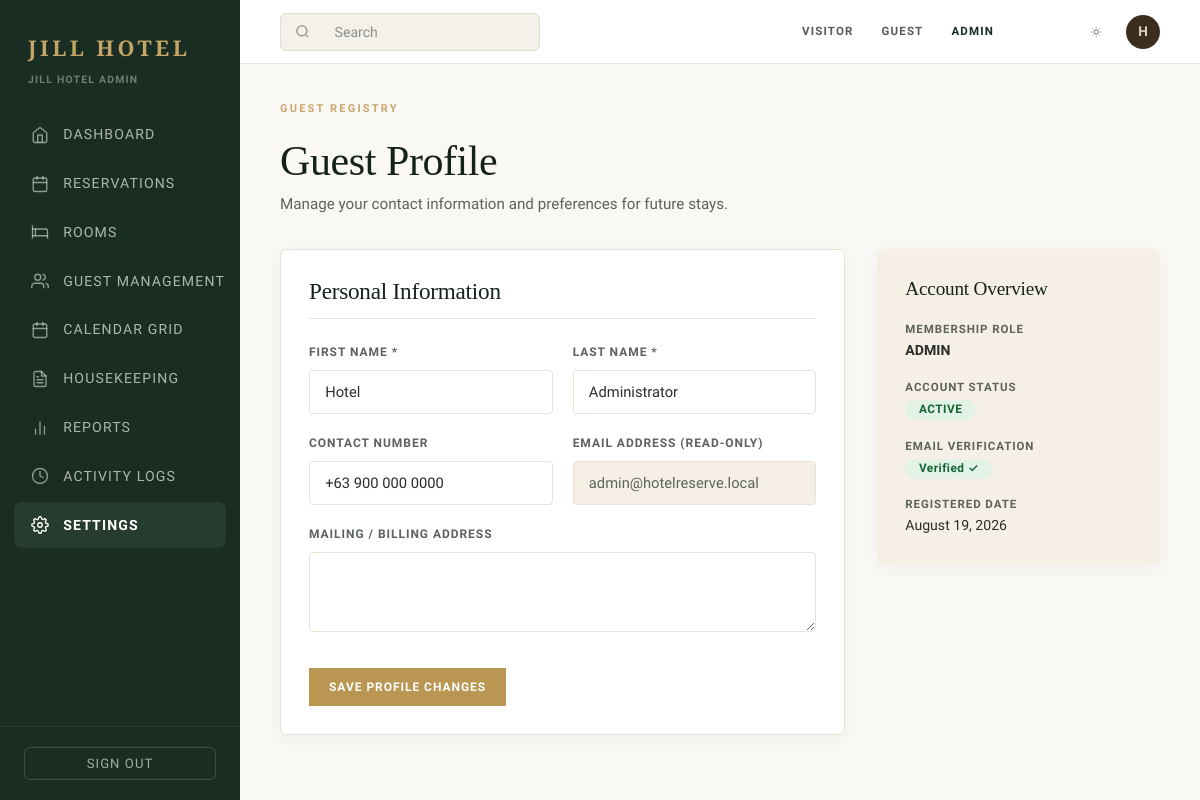
/customer/profile.php (signed in), run on an earlier commit of the app's database.
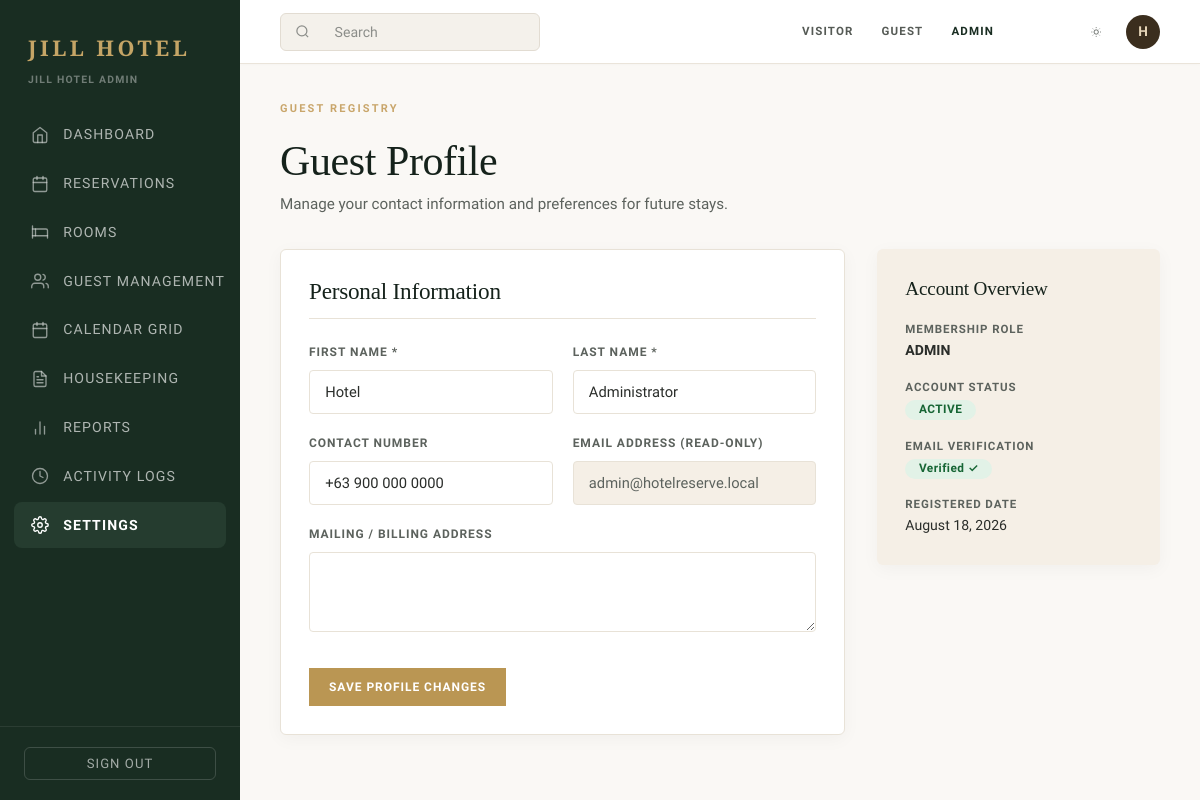
And on a later commit of the database.
### tables this page shows
CREATE TABLE `users` (
  `id` int(11) NOT NULL AUTO_INCREMENT,
  `first_name` varchar(80) NOT NULL,
  `last_name` varchar(80) NOT NULL,
  `email` varchar(160) NOT NULL,
  `password` varchar(255) NOT NULL,
  `phone` varchar(50) DEFAULT NULL,
  `address` text DEFAULT NULL,
  `role` enum('CUSTOMER','ADMIN') NOT NULL DEFAULT 'CUSTOMER',
  `status` enum('PENDING_VERIFICATION','ACTIVE','SUSPENDED','DEACTIVATED') NOT NULL DEFAULT 'PENDING_VERIFICATION',
  `created_at` timestamp NOT NULL DEFAULT current_timestamp(),
  `updated_at` timestamp NOT NULL DEFAULT current_timestamp() ON UPDATE current_timestamp(),
  `email_verified` tinyint(1) NOT NULL DEFAULT 0,
  `verified_at` datetime DEFAULT NULL,
  `last_login` datetime DEFAULT NULL,
  `housekeeping` tinyint(1) NOT NULL DEFAULT 0,
  PRIMARY KEY (`id`),
  UNIQUE KEY `email` (`email`),
  KEY `email_2` (`email`),
  KEY `role` (`role`,`status`)
);

### includes/bootstrap.php (called while the page is built, shortened)
<?php
function e(?string $value): string { return htmlspecialchars((string)$value, ENT_QUOTES | ENT_SUBSTITUTE, 'UTF-8'); }
function app_root(): string {
    static $root;
    if ($root !== null) {
        return $root;
    }
    return $root = rtrim(APP_ROOT, '/');
}
function url(string $path=''): string { return app_root() . '/' . ltrim($path, '/'); }

### customer/profile.php (the view, shortened to what this page needs)
<?php
$pdo = db();
$s = $pdo->prepare('SELECT * FROM users WHERE id = ?');
$s->execute([user()['id']]);
$u = $s->fetch();
require __DIR__ . '/../includes/header.php';
?>
<div style="margin-bottom: 2rem;">
    <span class="kicker">GUEST REGISTRY</span>
    <h1 style="margin-bottom: 0.35rem;">Guest Profile</h1>
    <p style="color: var(--text-secondary, #5C625D);">Manage your contact information and preferences for future stays.</p>
</div>
<div style="display: grid; grid-template-columns: 2fr 1fr; gap: 2rem; align-items: flex-start;">
    <div class="panel">
        <h2 style="font-size: 1.45rem; margin-bottom: 1.5rem; border-bottom: 1px solid var(--border-color, #E8E2D7); padding-bottom: 0.75rem;">
            Personal Information
        </h2>
        <form method="post" action="<?=url('customer/profile.php')?>">
            <div class="form-grid">
                <div>
                    <label for="prof-first">First Name *</label>
                    <input required id="prof-first" name="first_name" autocomplete="given-name" value="<?=e($u['first_name'])?>">
                </div>
                <div>
                    <label for="prof-last">Last Name *</label>
                    <input required id="prof-last" name="last_name" autocomplete="family-name" value="<?=e($u['last_name'])?>">
                </div>
            </div>
            <div class="form-grid">
                <div>
                    <label for="prof-phone">Contact Number</label>
                    <input id="prof-phone" name="phone" autocomplete="tel" value="<?=e($u['phone'])?>">
                </div>
                <div>
                    <label for="prof-email">Email Address (Read-Only)</label>
                    <input disabled id="prof-email" value="<?=e($u['email'])?>">
                </div>
            </div>
            <div style="margin-bottom: 1.75rem;">
                <label for="prof-address">Mailing / Billing Address</label>
                <textarea id="prof-address" name="address" autocomplete="street-address" style="min-height: 80px;"><?=e($u['address'])?></textarea>
            </div>
            <button class="btn btn-gold" type="submit">Save Profile Changes</button>
        </form>
    </div>
    <aside class="panel" style="background: var(--surface-muted, #F4EFE6); border: none;">
        <h3 style="font-size: 1.2rem; margin-bottom: 1.25rem;">Account Overview</h3>
        <div style="display: flex; flex-direction: column; gap: 1rem; font-size: 0.88rem;">
            <div>
                <span style="font-size: 0.72rem; font-weight: 700; text-transform: uppercase; letter-spacing: 0.08em; color: var(--text-secondary, #7A807B); display: block;">Membership Role</span>
                <strong><?=e($u['role'])?></strong>
            </div>
            <div>
                <span style="font-size: 0.72rem; font-weight: 700; text-transform: uppercase; letter-spacing: 0.08em; color: var(--text-secondary, #7A807B); display: block;">Account Status</span>
                <span class="badge success"><?=e($u['status'])?></span>
            </div>
            <div>
                <span style="font-size: 0.72rem; font-weight: 700; text-transform: uppercase; letter-spacing: 0.08em; color: var(--text-secondary, #7A807B); display: block;">Email Verification</span>
                <span class="badge success">Verified &check;</span>
            </div>
            <div>
                <span style="font-size: 0.72rem; font-weight: 700; text-transform: uppercase; letter-spacing: 0.08em; color: var(--text-secondary, #7A807B); display: block;">Registered Date</span>
                <span><?=date('F d, Y', strtotime($u['created_at']))?></span>
            </div>
        </div>
    </aside>
</div>
<?php require __DIR__ . '/../includes/footer.php'; ?>

What changed in the data, as far as the page shows it:
changed users "ADMIN": created_at "August 19, 2026" → "August 18, 2026"
